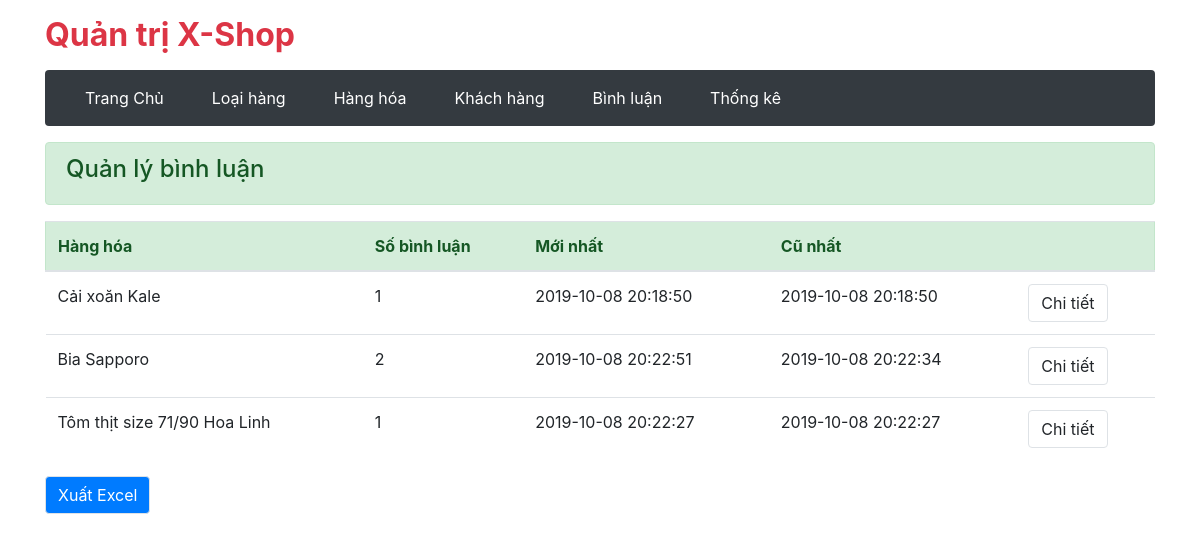
/admin/comment/index.php (signed in), run on an earlier commit of the app's database.
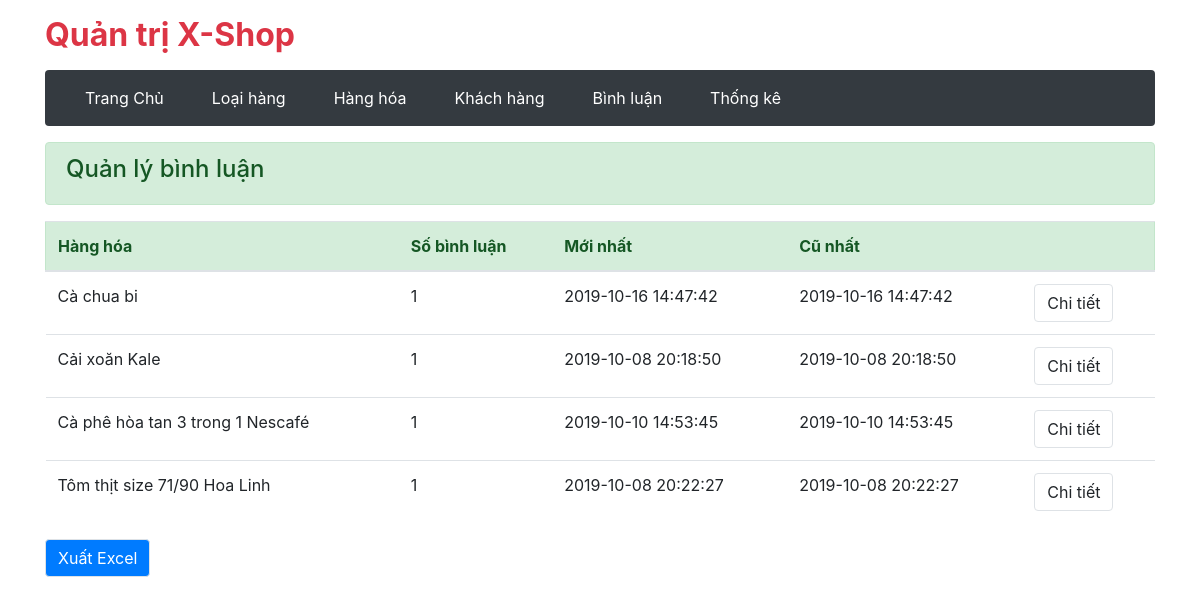
And on a later commit of the database.
### tables this page shows
CREATE TABLE `binh_luan` (
  `ma_bl` int(11) NOT NULL,
  `ma_kh` varchar(20) NOT NULL,
  `ma_hh` int(11) NOT NULL,
  `noi_dung` varchar(100) NOT NULL,
  `ngay_bl` datetime NOT NULL
);

CREATE TABLE `hang_hoa` (
  `ma_hh` int(11) NOT NULL,
  `ten_hh` varchar(60) NOT NULL,
  `don_gia` float NOT NULL,
  `giam_gia` float NOT NULL,
  `hinh` varchar(50) NOT NULL,
  `ma_loai` int(11) NOT NULL,
  `so_luot_xem` int(11) NOT NULL,
  `ngay_nhap` date NOT NULL,
  `mo_ta` varchar(200) NOT NULL
);

### admin/comment/index.php (called while the page is built, shortened)
<?php
    require '../../gobal.php';
    require '../../dao/functionProduct.php';
    require '../../dao/functionComment.php';
    extract($_REQUEST);
    if(array_key_exists('detail', $_REQUEST)){
        $comments = conmentOfProduct($ma_hh);
        $view_name = 'commentOfProduct.php';
    }
    else if(array_key_exists('delete-comment', $_REQUEST)){
        deleteComment($ma_bl);
        $comments = conmentOfProduct($ma_hh);
        $view_name = 'commentOfProduct.php';
        $MESSAGE = "Xóa thành công!";
    }
    else{
        $comments = listComment();
    }
    require "../layout.php";

### gobal.php (called while the page is built, shortened)
<?php
    $ROOT_URL = "/lab7_khanhnpd02983";
    $ADMIN_URL = "$ROOT_URL/admin";
    $VIEW_URL = "$ROOT_URL/view";
?>

### dao/functionComment.php (called while the page is built, shortened)
<?php
    require_once 'database.php';
    function listComment(){
        global $conn;
        $select = "SELECT  H.*, B.*, COUNT(B.ma_hh), MIN(B.ngay_bl), MAX(B.ngay_bl) FROM binh_luan AS B
                INNER JOIN hang_hoa AS H ON B.ma_hh = H.ma_hh GROUP BY B.ma_hh";
        return $conn->query($select);
    }

### admin/comment/list.php (the view)
<div class="alert alert-success mt-3">
  <h4>Quản lý bình luận</h4>
</div>
<form action="index.php" method="post" class="mt-3">
  <table class="table ">
    <thead class="alert alert-success">
      <tr>
        <th scope="col">Hàng hóa</th>
        <th scope="col">Số bình luận</th>
        <th scope="col">Mới nhất</th>
        <th scope="col">Cũ nhất</th>
        <th scope="col"></th>
      </tr>
    </thead>
    <tbody>
      <?php foreach ($comments as $comment) : ?>
        <tr>
          <td><?= $comment['ten_hh'] ?></td>
          <td><?= $comment['COUNT(B.ma_hh)'] ?></td>
          <td><?= $comment['MAX(B.ngay_bl)'] ?></td>
          <td><?= $comment['MIN(B.ngay_bl)'] ?></td>
          <td>
            <a href="<?= $ADMIN_URL ?>/comment?detail&ma_hh=<?= $comment['ma_hh'] ?>" class="btn btn-default border">Chi tiết</a>
          </td>
        </tr>
      <?php endforeach ?>
    </tbody>
  </table>
</form>
<form action="export.php" method="POST">
    <div class="form-group">
        <input type="submit" name="export" value="Xuất Excel" class="btn btn-primary border">
    </div>
</form>

### admin/layout.php (shortened to what this page needs)
<!DOCTYPE html>
<html lang="en">
<head>
    <link rel="stylesheet" href="https://stackpath.bootstrapcdn.com/bootstrap/4.3.1/css/bootstrap.min.css"
>
</head>
<body class="container">
    <?php include "menu.php" ?>
    <?php include $view_name ?>
</body>
</html>

### admin/menu.php (shortened to what this page needs)
<h2 class="text-danger my-3 font-weight-bold">Quản trị X-Shop</h2>
<nav class="navbar navbar-expand-sm navbar-dark bg-dark rounded">
    <div class="collapse navbar-collapse " id="navbarsExample03">
        <ul class="navbar-nav mr-auto rounded">
            <li class="nav-item mx-3">
                <a class="nav-link text-white text-weight-bold" href="<?= $VIEW_URL ?>">Trang Chủ</a>
            </li>
            <li class="nav-item mx-3">
                <a class="nav-link text-white text-weight-bold" href="<?= $ADMIN_URL ?>/title/">Loại hàng</a>
            </li>
            <li class="nav-item mx-3">
                <a class="nav-link text-white text-weight-bold" href="<?= $ADMIN_URL ?>/product/">Hàng hóa</a>
            </li>
            <li class="nav-item mx-3">
                <a class="nav-link text-white text-weight-bold" href="<?= $ADMIN_URL ?>/member/">Khách hàng</a>
            </li>
            <li class="nav-item mx-3">
                <a class="nav-link text-white text-weight-bold" href="<?= $ADMIN_URL ?>/comment/">Bình luận</a>
            </li>
            <li class="nav-item mx-3">
                <a class="nav-link text-white text-weight-bold" href="<?= $ADMIN_URL ?>/statistical">Thống kê</a>
            </li>
        </ul>
    </div>
</nav>

What changed in the data, as far as the page shows it:
removed binh_luan: ma_hh.ten_hh "Bia Sapporo", COUNT "2", MAX "2019-10-08 20:22:51", MIN "2019-10-08 20:22:34"
added binh_luan: ma_hh.ten_hh "Cà chua bi", COUNT "1", MAX "2019-10-16 14:47:42", MIN "2019-10-16 14:47:42"
added binh_luan: ma_hh.ten_hh "Cà phê hòa tan 3 trong 1 Nescafé", COUNT "1", MAX "2019-10-10 14:53:45", MIN "2019-10-10 14:53:45"
